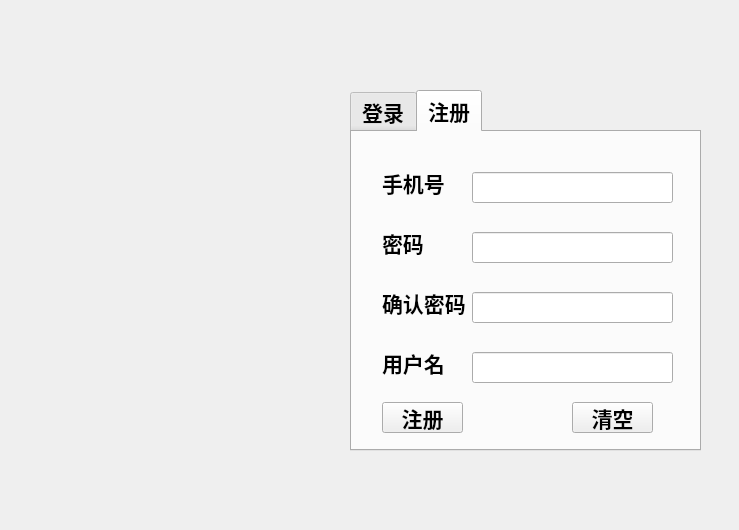
<?xml version="1.0" encoding="UTF-8"?>
<ui version="4.0">
 <class>DialogLogin</class>
 <widget class="QDialog" name="DialogLogin">
  <property name="geometry">
   <rect>
    <x>0</x>
    <y>0</y>
    <width>739</width>
    <height>530</height>
   </rect>
  </property>
  <property name="font">
   <font>
    <family>微软雅黑</family>
    <weight>75</weight>
    <bold>true</bold>
   </font>
  </property>
  <property name="windowTitle">
   <string>DialogLogin</string>
  </property>
  <widget class="QLabel" name="lb_icon">
   <property name="geometry">
    <rect>
     <x>0</x>
     <y>-40</y>
     <width>321</width>
     <height>571</height>
    </rect>
   </property>
   <property name="text">
    <string/>
   </property>
   <property name="pixmap">
    <pixmap resource="resource.qrc">:/images/register.png</pixmap>
   </property>
   <property name="scaledContents">
    <bool>true</bool>
   </property>
  </widget>
  <widget class="QTabWidget" name="wg_lr">
   <property name="geometry">
    <rect>
     <x>350</x>
     <y>90</y>
     <width>351</width>
     <height>361</height>
    </rect>
   </property>
   <property name="font">
    <font>
     <family>微软雅黑</family>
     <pointsize>16</pointsize>
     <weight>75</weight>
     <bold>true</bold>
    </font>
   </property>
   <property name="currentIndex">
    <number>1</number>
   </property>
   <widget class="QWidget" name="page_1">
    <attribute name="title">
     <string>登录</string>
    </attribute>
    <widget class="QLabel" name="lb_login_tel">
     <property name="geometry">
      <rect>
       <x>30</x>
       <y>90</y>
       <width>101</width>
       <height>41</height>
      </rect>
     </property>
     <property name="text">
      <string>手机号</string>
     </property>
    </widget>
    <widget class="QLabel" name="lb_login_password">
     <property name="geometry">
      <rect>
       <x>30</x>
       <y>180</y>
       <width>71</width>
       <height>41</height>
      </rect>
     </property>
     <property name="text">
      <string>密码</string>
     </property>
    </widget>
    <widget class="QLineEdit" name="le_login_tel">
     <property name="geometry">
      <rect>
       <x>120</x>
       <y>100</y>
       <width>191</width>
       <height>31</height>
      </rect>
     </property>
    </widget>
    <widget class="QLineEdit" name="le_login_password">
     <property name="geometry">
      <rect>
       <x>120</x>
       <y>190</y>
       <width>191</width>
       <height>31</height>
      </rect>
     </property>
     <property name="text">
      <string/>
     </property>
    </widget>
    <widget class="QPushButton" name="pb_login">
     <property name="geometry">
      <rect>
       <x>40</x>
       <y>260</y>
       <width>81</width>
       <height>31</height>
      </rect>
     </property>
     <property name="text">
      <string>登录</string>
     </property>
    </widget>
    <widget class="QPushButton" name="pb_login_exit">
     <property name="geometry">
      <rect>
       <x>230</x>
       <y>260</y>
       <width>81</width>
       <height>31</height>
      </rect>
     </property>
     <property name="text">
      <string>清空</string>
     </property>
    </widget>
   </widget>
   <widget class="QWidget" name="page_2">
    <attribute name="title">
     <string>注册</string>
    </attribute>
    <widget class="QLabel" name="lb_register_user">
     <property name="geometry">
      <rect>
       <x>30</x>
       <y>210</y>
       <width>71</width>
       <height>41</height>
      </rect>
     </property>
     <property name="text">
      <string>用户名</string>
     </property>
    </widget>
    <widget class="QLabel" name="lb_register_password">
     <property name="geometry">
      <rect>
       <x>30</x>
       <y>90</y>
       <width>71</width>
       <height>41</height>
      </rect>
     </property>
     <property name="text">
      <string>密码</string>
     </property>
    </widget>
    <widget class="QLabel" name="lb_register_repeat_password">
     <property name="geometry">
      <rect>
       <x>30</x>
       <y>150</y>
       <width>91</width>
       <height>41</height>
      </rect>
     </property>
     <property name="text">
      <string>确认密码</string>
     </property>
    </widget>
    <widget class="QLabel" name="lb_register_tel">
     <property name="geometry">
      <rect>
       <x>30</x>
       <y>30</y>
       <width>71</width>
       <height>41</height>
      </rect>
     </property>
     <property name="text">
      <string>手机号</string>
     </property>
    </widget>
    <widget class="QLineEdit" name="le_register_tel">
     <property name="geometry">
      <rect>
       <x>120</x>
       <y>40</y>
       <width>201</width>
       <height>31</height>
      </rect>
     </property>
    </widget>
    <widget class="QLineEdit" name="le_register_password">
     <property name="geometry">
      <rect>
       <x>120</x>
       <y>100</y>
       <width>201</width>
       <height>31</height>
      </rect>
     </property>
    </widget>
    <widget class="QLineEdit" name="le_register_repeat_password">
     <property name="geometry">
      <rect>
       <x>120</x>
       <y>160</y>
       <width>201</width>
       <height>31</height>
      </rect>
     </property>
    </widget>
    <widget class="QLineEdit" name="le_register_user">
     <property name="geometry">
      <rect>
       <x>120</x>
       <y>220</y>
       <width>201</width>
       <height>31</height>
      </rect>
     </property>
    </widget>
    <widget class="QPushButton" name="pb_register">
     <property name="geometry">
      <rect>
       <x>30</x>
       <y>270</y>
       <width>81</width>
       <height>31</height>
      </rect>
     </property>
     <property name="text">
      <string>注册</string>
     </property>
    </widget>
    <widget class="QPushButton" name="pb_register_exit">
     <property name="geometry">
      <rect>
       <x>220</x>
       <y>270</y>
       <width>81</width>
       <height>31</height>
      </rect>
     </property>
     <property name="text">
      <string>清空</string>
     </property>
    </widget>
   </widget>
  </widget>
 </widget>
 <tabstops>
  <tabstop>le_register_tel</tabstop>
  <tabstop>le_register_password</tabstop>
  <tabstop>le_register_repeat_password</tabstop>
  <tabstop>le_register_user</tabstop>
  <tabstop>pb_register</tabstop>
  <tabstop>pb_register_exit</tabstop>
  <tabstop>wg_lr</tabstop>
  <tabstop>le_login_tel</tabstop>
  <tabstop>le_login_password</tabstop>
  <tabstop>pb_login</tabstop>
  <tabstop>pb_login_exit</tabstop>
 </tabstops>
 <resources>
  <include location="resource.qrc"/>
 </resources>
 <connections/>
</ui>
